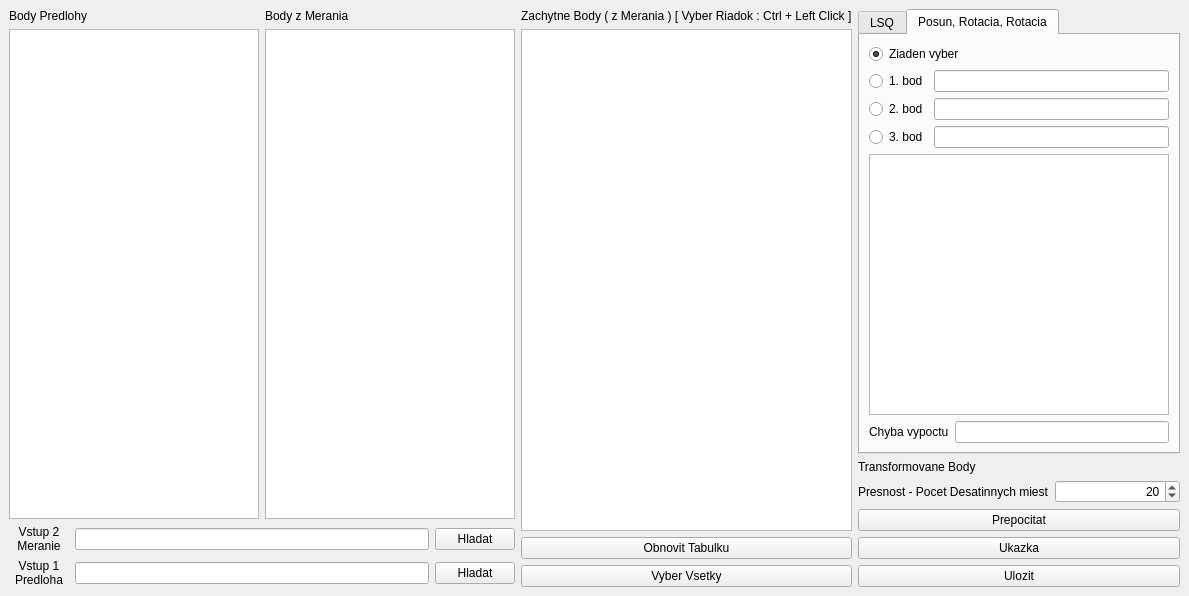
<?xml version="1.0" encoding="UTF-8"?>
<ui version="4.0">
 <class>MainWindow</class>
 <widget class="QWidget" name="MainWindow">
  <property name="geometry">
   <rect>
    <x>0</x>
    <y>0</y>
    <width>1189</width>
    <height>596</height>
   </rect>
  </property>
  <property name="sizePolicy">
   <sizepolicy hsizetype="Expanding" vsizetype="Expanding">
    <horstretch>0</horstretch>
    <verstretch>0</verstretch>
   </sizepolicy>
  </property>
  <property name="windowTitle">
   <string>Transformacia Zameranych Bodov</string>
  </property>
  <layout class="QGridLayout">
   <property name="leftMargin">
    <number>9</number>
   </property>
   <property name="topMargin">
    <number>9</number>
   </property>
   <property name="rightMargin">
    <number>9</number>
   </property>
   <property name="bottomMargin">
    <number>9</number>
   </property>
   <property name="spacing">
    <number>6</number>
   </property>
   <item row="0" column="1">
    <layout class="QHBoxLayout" name="horizontalLayout_6" stretch="6,2,3">
     <item>
      <layout class="QVBoxLayout" name="verticalLayout_10">
       <property name="sizeConstraint">
        <enum>QLayout::SetDefaultConstraint</enum>
       </property>
       <item>
        <layout class="QHBoxLayout" name="lavapolovica">
         <item>
          <layout class="QVBoxLayout" name="verticalLayout_6">
           <item>
            <widget class="QLabel" name="labelPredloha">
             <property name="text">
              <string>Body Predlohy</string>
             </property>
            </widget>
           </item>
           <item>
            <widget class="QPlainTextEdit" name="plainTextEditPredloha">
             <property name="plainText">
              <string/>
             </property>
            </widget>
           </item>
          </layout>
         </item>
         <item>
          <layout class="QVBoxLayout" name="verticalLayout_7">
           <item>
            <widget class="QLabel" name="labelMeranie">
             <property name="text">
              <string>Body z Merania</string>
             </property>
            </widget>
           </item>
           <item>
            <widget class="QPlainTextEdit" name="plainTextEditMeranie"/>
           </item>
          </layout>
         </item>
        </layout>
       </item>
       <item>
        <layout class="QHBoxLayout" name="horizontalLayout_3">
         <item>
          <widget class="QLabel" name="labelSubor2">
           <property name="sizePolicy">
            <sizepolicy hsizetype="Fixed" vsizetype="Fixed">
             <horstretch>0</horstretch>
             <verstretch>0</verstretch>
            </sizepolicy>
           </property>
           <property name="minimumSize">
            <size>
             <width>60</width>
             <height>0</height>
            </size>
           </property>
           <property name="text">
            <string>Vstup 2
Meranie</string>
           </property>
           <property name="alignment">
            <set>Qt::AlignCenter</set>
           </property>
          </widget>
         </item>
         <item>
          <widget class="QLineEdit" name="lineEditSubor2"/>
         </item>
         <item>
          <widget class="QPushButton" name="pushButtonSubor2">
           <property name="text">
            <string>Hladat</string>
           </property>
          </widget>
         </item>
        </layout>
       </item>
       <item>
        <layout class="QHBoxLayout" name="horizontalLayout_2">
         <item>
          <widget class="QLabel" name="labelSubor1">
           <property name="sizePolicy">
            <sizepolicy hsizetype="Fixed" vsizetype="Fixed">
             <horstretch>0</horstretch>
             <verstretch>0</verstretch>
            </sizepolicy>
           </property>
           <property name="minimumSize">
            <size>
             <width>60</width>
             <height>0</height>
            </size>
           </property>
           <property name="text">
            <string>Vstup 1
Predloha</string>
           </property>
           <property name="alignment">
            <set>Qt::AlignCenter</set>
           </property>
          </widget>
         </item>
         <item>
          <widget class="QLineEdit" name="lineEditSubor1"/>
         </item>
         <item>
          <widget class="QPushButton" name="pushButtonSubor1">
           <property name="text">
            <string>Hladat</string>
           </property>
          </widget>
         </item>
        </layout>
       </item>
      </layout>
     </item>
     <item>
      <layout class="QVBoxLayout" name="verticalLayout_9">
       <property name="sizeConstraint">
        <enum>QLayout::SetFixedSize</enum>
       </property>
       <item>
        <widget class="QLabel" name="labelZachytne">
         <property name="text">
          <string>Zachytne Body ( z Merania ) [ Vyber Riadok : Ctrl + Left Click ]</string>
         </property>
        </widget>
       </item>
       <item>
        <widget class="QTableWidget" name="tableWidgetZachytne">
         <property name="sizePolicy">
          <sizepolicy hsizetype="MinimumExpanding" vsizetype="Expanding">
           <horstretch>0</horstretch>
           <verstretch>0</verstretch>
          </sizepolicy>
         </property>
         <property name="minimumSize">
          <size>
           <width>330</width>
           <height>0</height>
          </size>
         </property>
        </widget>
       </item>
       <item>
        <widget class="QPushButton" name="pushButtonObnovit">
         <property name="text">
          <string>Obnovit Tabulku</string>
         </property>
        </widget>
       </item>
       <item>
        <widget class="QPushButton" name="pushButtonVsetky">
         <property name="text">
          <string>Vyber Vsetky</string>
         </property>
        </widget>
       </item>
      </layout>
     </item>
     <item>
      <layout class="QVBoxLayout" name="verticalLayout_8">
       <property name="sizeConstraint">
        <enum>QLayout::SetFixedSize</enum>
       </property>
       <item>
        <widget class="QTabWidget" name="tabWidget">
         <property name="currentIndex">
          <number>1</number>
         </property>
         <widget class="QWidget" name="tab">
          <attribute name="title">
           <string>LSQ</string>
          </attribute>
          <layout class="QGridLayout" name="gridLayout">
           <item row="1" column="0">
            <layout class="QHBoxLayout" name="horizontalLayout_4">
             <item>
              <widget class="QLabel" name="labelChyba">
               <property name="text">
                <string>Chyba vypoctu</string>
               </property>
              </widget>
             </item>
             <item>
              <widget class="QLineEdit" name="lineEditChyba">
               <property name="acceptDrops">
                <bool>false</bool>
               </property>
               <property name="inputMask">
                <string extracomment="MSE - Vazena stredna chyba z euklidovskej vzdialenosti transformovanych sustavy zachytnych bodov merania do sustavy bodov predlohy od prisluchajucich bodov predlohy"/>
               </property>
               <property name="readOnly">
                <bool>true</bool>
               </property>
               <property name="clearButtonEnabled">
                <bool>false</bool>
               </property>
              </widget>
             </item>
            </layout>
           </item>
           <item row="0" column="0">
            <widget class="QPlainTextEdit" name="plainTextEditTransformovane">
             <property name="sizePolicy">
              <sizepolicy hsizetype="MinimumExpanding" vsizetype="Expanding">
               <horstretch>0</horstretch>
               <verstretch>0</verstretch>
              </sizepolicy>
             </property>
             <property name="minimumSize">
              <size>
               <width>300</width>
               <height>0</height>
              </size>
             </property>
            </widget>
           </item>
          </layout>
          <zorder>plainTextEditTransformovane</zorder>
          <zorder></zorder>
         </widget>
         <widget class="QWidget" name="tab_2">
          <attribute name="title">
           <string>Posun, Rotacia, Rotacia</string>
          </attribute>
          <layout class="QGridLayout" name="gridLayout_2">
           <item row="8" column="0">
            <widget class="QPlainTextEdit" name="plainTextEditTransformovane_2">
             <property name="sizePolicy">
              <sizepolicy hsizetype="MinimumExpanding" vsizetype="Expanding">
               <horstretch>0</horstretch>
               <verstretch>0</verstretch>
              </sizepolicy>
             </property>
             <property name="minimumSize">
              <size>
               <width>300</width>
               <height>0</height>
              </size>
             </property>
            </widget>
           </item>
           <item row="9" column="0">
            <layout class="QHBoxLayout" name="horizontalLayout_5">
             <item>
              <widget class="QLabel" name="labelChyba_2">
               <property name="text">
                <string>Chyba vypoctu</string>
               </property>
              </widget>
             </item>
             <item>
              <widget class="QLineEdit" name="lineEditChyba_2">
               <property name="acceptDrops">
                <bool>false</bool>
               </property>
               <property name="inputMask">
                <string extracomment="MSE - Vazena stredna chyba z euklidovskej vzdialenosti transformovanych sustavy zachytnych bodov merania do sustavy bodov predlohy od prisluchajucich bodov predlohy"/>
               </property>
               <property name="readOnly">
                <bool>true</bool>
               </property>
               <property name="clearButtonEnabled">
                <bool>false</bool>
               </property>
              </widget>
             </item>
            </layout>
           </item>
           <item row="7" column="0">
            <layout class="QHBoxLayout" name="horizontalLayout_7">
             <item>
              <widget class="QRadioButton" name="radioButton3bod">
               <property name="text">
                <string>3. bod</string>
               </property>
              </widget>
             </item>
             <item>
              <widget class="QLineEdit" name="lineEdit3bod">
               <property name="readOnly">
                <bool>true</bool>
               </property>
              </widget>
             </item>
            </layout>
           </item>
           <item row="3" column="0">
            <layout class="QHBoxLayout" name="horizontalLayout_8">
             <item>
              <widget class="QRadioButton" name="radioButton2bod">
               <property name="text">
                <string>2. bod</string>
               </property>
              </widget>
             </item>
             <item>
              <widget class="QLineEdit" name="lineEdit2bod">
               <property name="readOnly">
                <bool>true</bool>
               </property>
              </widget>
             </item>
            </layout>
           </item>
           <item row="2" column="0">
            <layout class="QHBoxLayout" name="horizontalLayout_9">
             <item>
              <widget class="QRadioButton" name="radioButton1bod">
               <property name="text">
                <string>1. bod</string>
               </property>
               <property name="checked">
                <bool>false</bool>
               </property>
              </widget>
             </item>
             <item>
              <widget class="QLineEdit" name="lineEdit1bod">
               <property name="readOnly">
                <bool>true</bool>
               </property>
              </widget>
             </item>
            </layout>
           </item>
           <item row="0" column="0">
            <widget class="QRadioButton" name="radioButtonNA">
             <property name="text">
              <string>Ziaden vyber</string>
             </property>
             <property name="checked">
              <bool>true</bool>
             </property>
            </widget>
           </item>
          </layout>
         </widget>
        </widget>
       </item>
       <item>
        <widget class="QLabel" name="labelTransformovane">
         <property name="text">
          <string>Transformovane Body</string>
         </property>
        </widget>
       </item>
       <item>
        <layout class="QHBoxLayout" name="horizontalLayout">
         <item>
          <widget class="QLabel" name="labelPresnost">
           <property name="enabled">
            <bool>true</bool>
           </property>
           <property name="text">
            <string>Presnost - Pocet Desatinnych miest</string>
           </property>
          </widget>
         </item>
         <item>
          <widget class="QSpinBox" name="spinBoxPresnost">
           <property name="enabled">
            <bool>true</bool>
           </property>
           <property name="mouseTracking">
            <bool>false</bool>
           </property>
           <property name="acceptDrops">
            <bool>true</bool>
           </property>
           <property name="alignment">
            <set>Qt::AlignRight|Qt::AlignTrailing|Qt::AlignVCenter</set>
           </property>
           <property name="readOnly">
            <bool>false</bool>
           </property>
           <property name="maximum">
            <number>999</number>
           </property>
           <property name="value">
            <number>20</number>
           </property>
          </widget>
         </item>
        </layout>
       </item>
       <item>
        <widget class="QPushButton" name="pushButtonPrepocitat">
         <property name="text">
          <string>Prepocitat</string>
         </property>
         <property name="iconSize">
          <size>
           <width>124</width>
           <height>52</height>
          </size>
         </property>
        </widget>
       </item>
       <item>
        <widget class="QPushButton" name="pushButtonUkazka">
         <property name="minimumSize">
          <size>
           <width>200</width>
           <height>0</height>
          </size>
         </property>
         <property name="text">
          <string>Ukazka</string>
         </property>
        </widget>
       </item>
       <item>
        <widget class="QPushButton" name="pushButtonUlozit">
         <property name="text">
          <string>Ulozit</string>
         </property>
        </widget>
       </item>
      </layout>
     </item>
    </layout>
   </item>
  </layout>
 </widget>
 <resources/>
 <connections/>
</ui>
